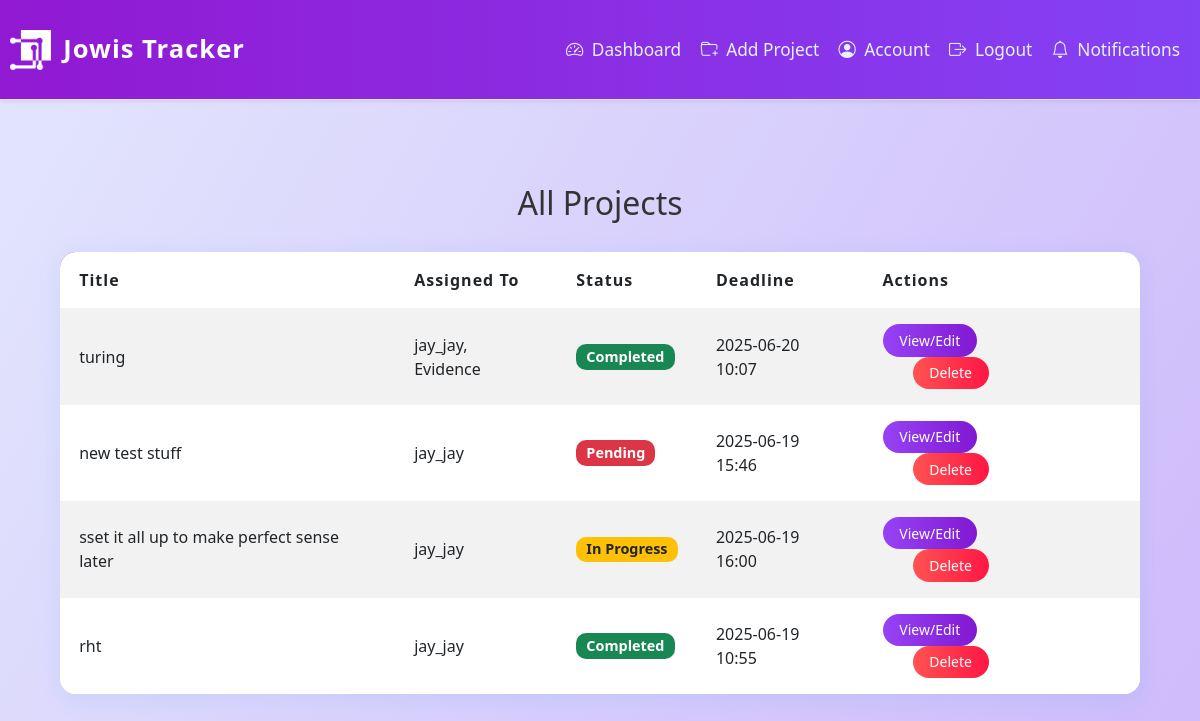
Page /admin/projects (signed in) on the earlier database version.
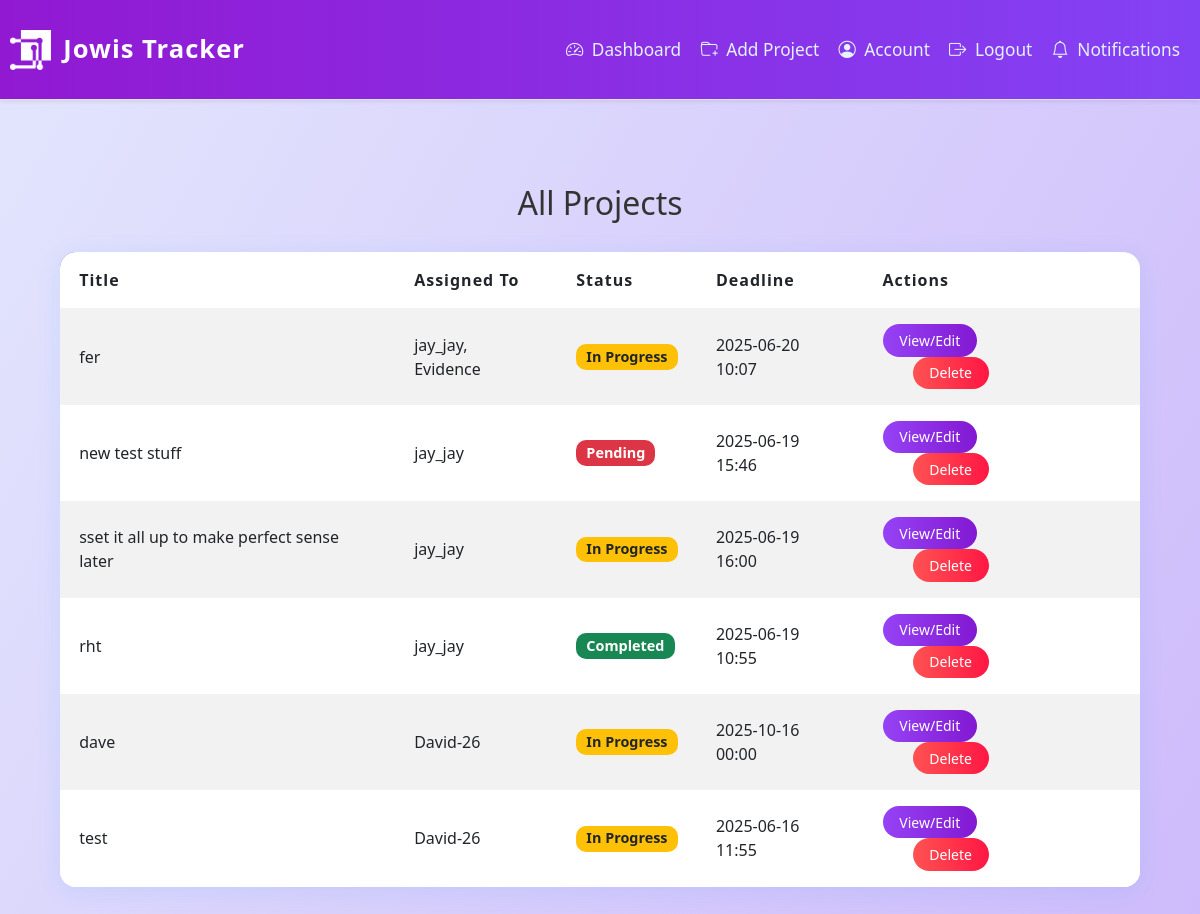
Same page on the later database version.
### app/dbmodels.py (models this page shows, shortened)
class Project(db.Model):
    id = db.Column(db.Integer, primary_key=True)
    title = db.Column(db.String(150), nullable=False)
    description = db.Column(db.Text, nullable=False)
    tasks = db.relationship("Task", backref="project", cascade="all, delete-orphan", passive_deletes=True)
    milestones = db.relationship("Milestone", backref="project", cascade="all, delete-orphan", passive_deletes=True)
    deadline = db.Column(db.DateTime, nullable=False, default = datetime.now(timezone.utc)) # default to current time in UTC
    status = db.Column(db.String(20), nullable=False, default="Pending")
    comment = db.Column(db.Text, nullable=True)
    users = db.relationship(
        'User',
        secondary=project_users,
        back_populates='projects'
    )

class User(db.Model, UserMixin):
    id = db.Column(db.Integer, primary_key=True)
    username = db.Column(db.String(150), unique=True, nullable=False)
    email = db.Column(db.String(150), unique=True, nullable=False)
    password_hash = db.Column(db.String(150), nullable=False)
    tasks = db.relationship("Task", backref="assigned_to", cascade='all, delete-orphan',passive_deletes=True)
    role = db.Column(db.String(50), nullable=False, default="employee") # or admin
    projects = db.relationship(
        'Project',
        secondary=project_users,
        back_populates='users'
    )
    reset_code = db.Column(db.String(8), nullable=True)
    reset_code_expiry = db.Column(db.DateTime, nullable=True)

### app/routes.py (the view)
@main.route('/admin/projects')
@login_required
def admin_projects():
    if current_user.role != "admin":
        abort(403)
    status = request.args.get('status')
    show_completed = request.args.get('show_completed')
    if status:
        projects = Project.query.filter_by(status=status).all()
    elif show_completed:
        projects = Project.query.filter_by(status='Completed').all() if current_user.role == "admin" else [p for p in current_user.projects if p.status == 'Completed']
    else:
        projects = Project.query.all()
    return render_template('admin_projects.html', projects=projects)

### app/__init__.py (called while the page is built)
def create_app():
    app= Flask(__name__)
    app.config.from_object("config.Config") # load app config from config.py
    db.init_app(app)
    migrate.init_app(app, db)
    login_manager.init_app(app)
    mail.init_app(app)
    scheduler.init_app(app)
    scheduler.start()
    from . import jobs  # <-- Import jobs to register them
    from .admin import init_admin
    init_admin(app)
    login_manager.login_view = "main.login"
    login_manager.login_message_category ="info"
    from .dbmodels import User
    @login_manager.user_loader
    def load_user(user_id):
        return User.query.get(int(user_id))
    from .routes import main
    app.register_blueprint(main)
    return app

### app/templates/admin_projects.html
{% extends "base.html" %}
{% block content %}
<div class="container mt-4">
  <h2>All Projects{% if request.args.get('status') %} ({{ request.args.get('status') }}){% endif %}</h2>
  <table class="table table-striped">
    <thead>
      <tr>
        <th>Title</th>
        <th>Assigned To</th>
        <th>Status</th>
        <th>Deadline</th>
        <th>Actions</th>
      </tr>
    </thead>
    <tbody>
      {% for project in projects %}
      <tr>
        <td>{{ project.title }}</td>
        <td>
          {% for user in project.users %}
            {{ user.username }}{% if not loop.last %}, {% endif %}
          {% endfor %}
        </td>
        <td>
          {% if project.status == 'Completed' %}
            <span class="badge bg-success">Completed</span>
          {% elif project.status == 'Pending' %}
            <span class="badge bg-danger">Pending</span>
          {% elif project.status == 'In Progress' %}
            <span class="badge bg-warning text-dark">In Progress</span>
          {% else %}
            <span class="badge bg-secondary">Unknown</span>
          {% endif %}
        </td>
        <td>{{ project.deadline.strftime('%Y-%m-%d %H:%M') if project.deadline else 'N/A' }}</td>
        <td>
          <a href="{{ url_for('main.admin_project_detail', project_id=project.id) }}" class="btn btn-info btn-sm">View/Edit</a>
          <form action="{{ url_for('main.delete_project', project_id=project.id) }}" method="POST" style="display:inline;">
            <button type="submit" class="btn btn-danger btn-sm" onclick="return confirm('Delete this project?');">Delete</button>
          </form>
        </td>
      </tr>
      {% endfor %}
    </tbody>
  </table>
</div>
{% endblock %}

Differences in the rows shown:
changed Project: title "turing" → "fer"; status "Completed" → "In Progress"
added Project: title "dave", status "In Progress", deadline "2025-10-16 00:00"
added User: username "David-26"
added Project: title "test", status "In Progress", deadline "2025-06-16 11:55"
